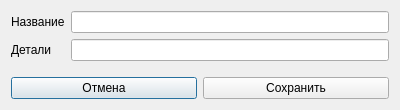
<?xml version="1.0" encoding="UTF-8"?>
<ui version="4.0">
 <class>equipmentDialog</class>
 <widget class="QDialog" name="equipmentDialog">
  <property name="geometry">
   <rect>
    <x>0</x>
    <y>0</y>
    <width>400</width>
    <height>110</height>
   </rect>
  </property>
  <property name="windowTitle">
   <string>Оборудование</string>
  </property>
  <layout class="QVBoxLayout" name="verticalLayout_2">
   <item>
    <layout class="QVBoxLayout" name="verticalLayout">
     <item>
      <layout class="QFormLayout" name="formLayout">
       <item row="0" column="0">
        <widget class="QLabel" name="NameLabel">
         <property name="text">
          <string>Название</string>
         </property>
        </widget>
       </item>
       <item row="0" column="1">
        <widget class="QLineEdit" name="NameLineEdit"/>
       </item>
       <item row="1" column="0">
        <widget class="QLabel" name="detailsLabel">
         <property name="text">
          <string>Детали</string>
         </property>
        </widget>
       </item>
       <item row="1" column="1">
        <widget class="QLineEdit" name="detailsLineEdit"/>
       </item>
      </layout>
     </item>
     <item>
      <layout class="QHBoxLayout" name="horizontalLayout">
       <item>
        <widget class="QPushButton" name="CancelPushButton_3">
         <property name="text">
          <string>Отмена</string>
         </property>
        </widget>
       </item>
       <item>
        <widget class="QPushButton" name="SavePushButton">
         <property name="text">
          <string>Сохранить</string>
         </property>
        </widget>
       </item>
      </layout>
     </item>
    </layout>
   </item>
  </layout>
 </widget>
 <resources/>
 <connections/>
</ui>
